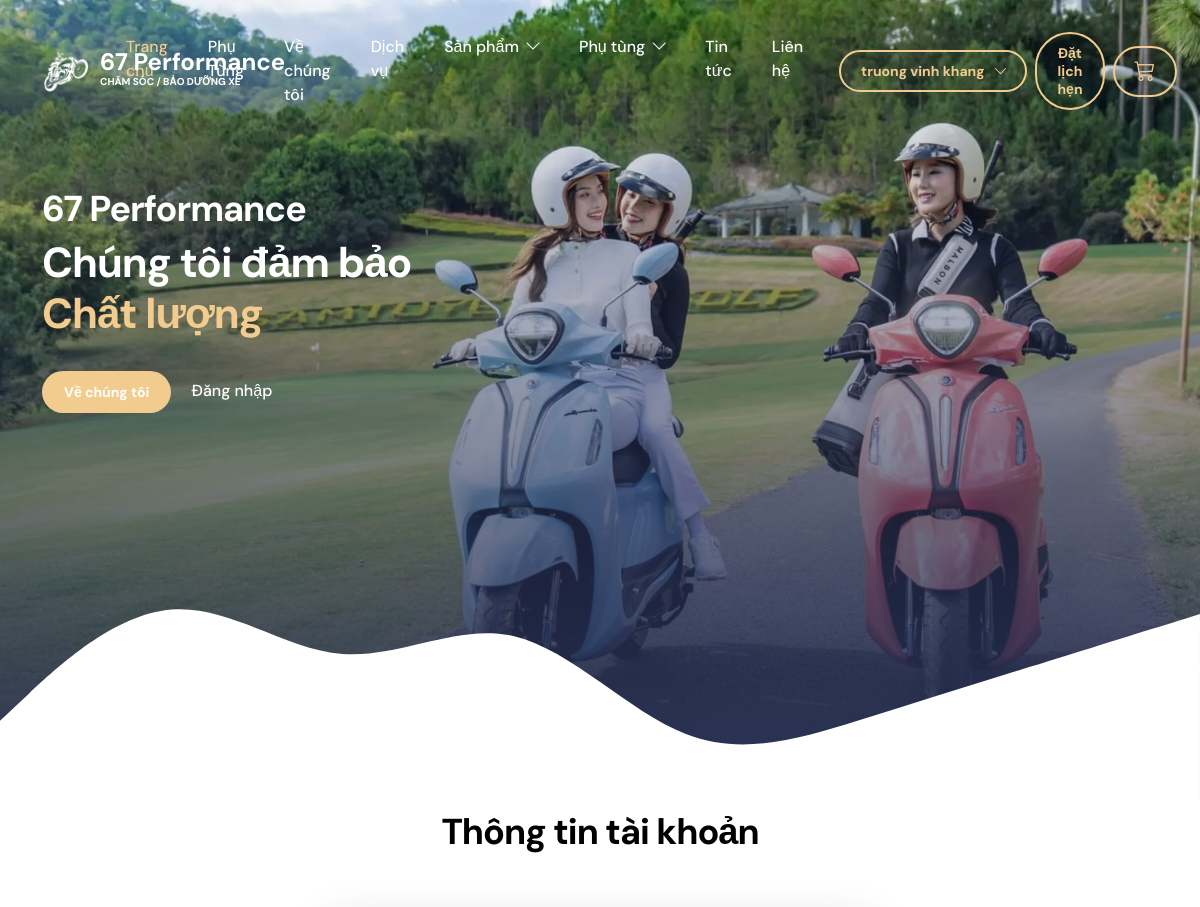
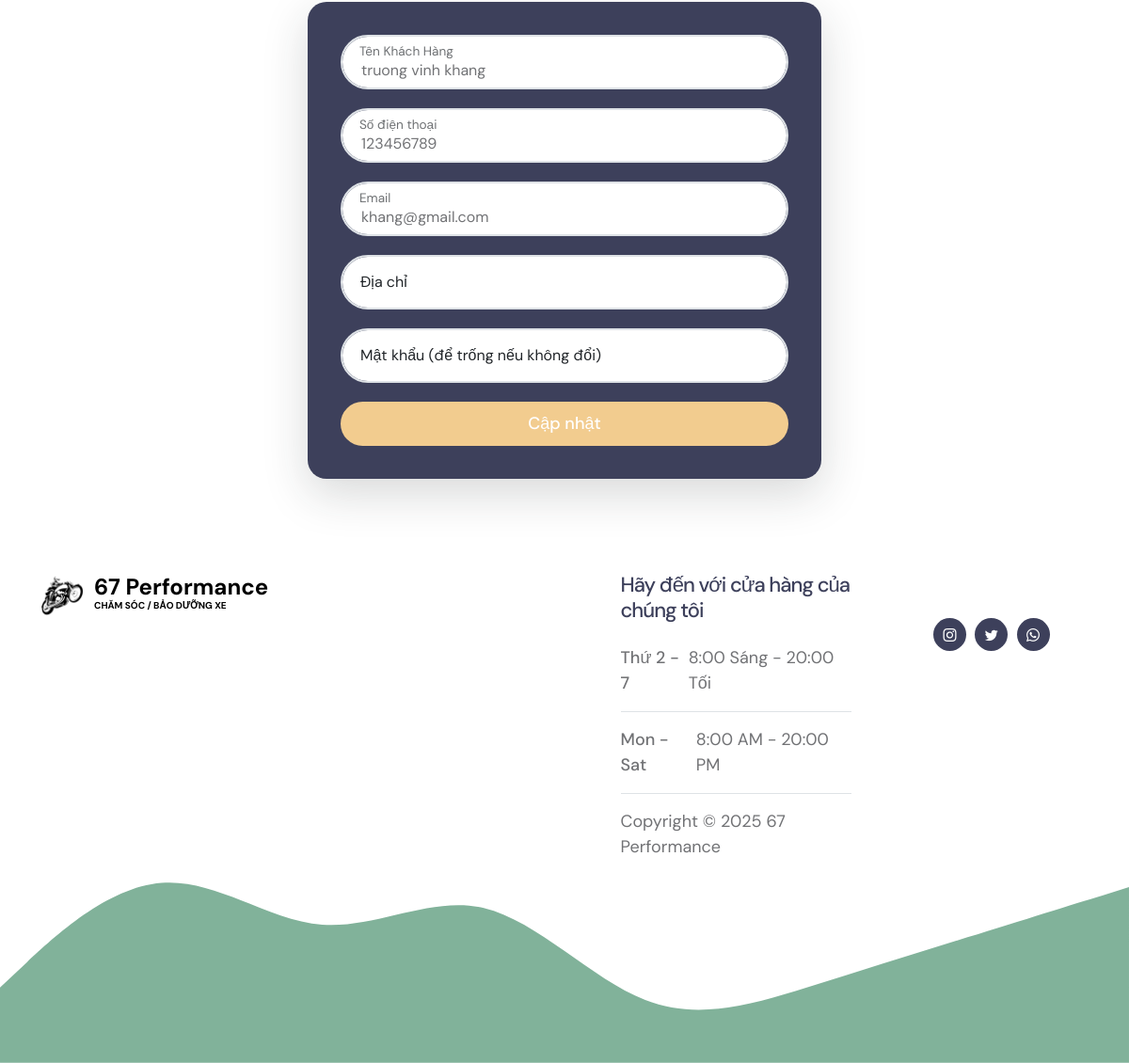
/User/profile.php (signed in), run on the app's committed database (2 pictures, top to bottom).
### tables this page shows
CREATE TABLE `khachhang` (
  `MaKH` int(11) NOT NULL,
  `TenKH` varchar(100) DEFAULT NULL,
  `Email` varchar(30) DEFAULT NULL,
  `MatKhau` varchar(255) DEFAULT NULL,
  `DiaChi` text DEFAULT NULL,
  `SDT` varchar(10) DEFAULT NULL,
  `TrangThai` enum('hoat_dong','bi_khoa') DEFAULT NULL,
  `Reset_token` text DEFAULT NULL,
  `admin_AdminID` int(11) DEFAULT NULL
);

### User/model/userModel.php (called while the page is built, shortened)
<?php
class UserModel {
    public function findByName($TenKH) {
        $dbConn = new ConnectDb("localhost:3306", "root", "", "quanlybaoduongxe");
        $conn = $dbConn->connect();
        $sql = "SELECT * FROM khachhang WHERE TenKH = :TenKH";
        $stmt = $conn->prepare($sql);
        $stmt->bindParam(':TenKH', $TenKH);
        $stmt->execute();
        $result = $stmt->fetch(PDO::FETCH_ASSOC);
        return $result;
    }
}
?>

### User/layouts/profile/profile.php (the view, shortened to what this page needs)
<section class="membership-section section-padding" id="section_profile">
    <div class="container">
        <div class="row">
            <div class="col-lg-12 col-12 text-center mx-auto mb-lg-5 mb-4">
                <h2><span>Thông tin</span> tài khoản</h2>
            </div>
            <div class="col-lg-6 col-12 mx-auto">
                <form action="./controller/user_controller.php" method="POST" class="custom-form membership-form shadow-lg" role="form">
                    <div class="form-floating mb-3">
                        <input type="text" name="TenKH" id="TenKH" class="form-control" placeholder="Tên Khách Hàng" required value="<?php echo htmlspecialchars($user['TenKH']); ?>">
                        <label for="TenKH">Tên Khách Hàng</label>
                    </div>
                    <div class="form-floating mb-3">
                        <input type="text" name="SDT" id="SDT" class="form-control" placeholder="Số điện thoại" required value="<?php echo htmlspecialchars($user['SDT']); ?>">
                        <label for="SDT">Số điện thoại</label>
                    </div>
                    <div class="form-floating mb-3">
                        <input type="email" name="Email" id="Email" class="form-control" placeholder="Email" required value="<?php echo htmlspecialchars($user['Email']); ?>">
                        <label for="Email">Email</label>
                    </div>
                    <div class="form-floating mb-3">
                        <input type="text" name="DiaChi" id="DiaChi" class="form-control" placeholder="Địa chỉ" value="<?php echo htmlspecialchars($user['DiaChi']); ?>">
                        <label for="DiaChi">Địa chỉ</label>
                    </div>
                    <div class="form-floating mb-3">
                        <input type="password" name="MatKhau" id="MatKhau" class="form-control" placeholder="Mật khẩu" value="">
                        <label for="MatKhau">Mật khẩu (để trống nếu không đổi)</label>
                    </div>
                    <button type="submit" name="update" class="form-control">Cập nhật</button>
                </form>
            </div>
        </div>
    </div>
</section>

### User/css/templatemo-tiya-golf-club.css (style rules this page uses)
:root { --white-color: #ffffff; --primary-color: #81B29A; --secondary-color: #3D405B; --section-bg-color: #F4F1DE; --custom-btn-bg-color: #F2CC8F; --custom-btn-bg-hover-color: #E07A5F; --dark-color: #000000; --p-color: #717275; --link-hover-color: #F2CC8F; --body-font-family: 'DM Sans', sans-serif; --h1-font-size: 42px; --h2-font-size: 36px; --h3-font-size: 28px; --h4-font-size: 24px; --h5-font-size: 22px; --h6-font-size: 20px; --p-font-size: 18px; --menu-font-size: 16px; --btn-font-size: 14px; --border-radius-large: 100px; --border-radius-medium: 20px; --border-radius-small: 10px; --font-weight-normal: 400; --font-weight-medium: 500; --font-weight-bold: 700; }
body { background-color: var(--white-color); font-family: var(--body-font-family); }
h2, h3, h4, h5, h6 { color: var(--dark-color); }
h1, h2, h3, h4, h5, h6 { font-weight: var(--font-weight-medium); letter-spacing: -1px; }
h2 { font-size: var(--h2-font-size); font-weight: var(--font-weight-bold); }
a, button { touch-action: manipulation; transition: all 0.3s; }
.section-padding { padding-top: 100px; padding-bottom: 100px; }
.membership-section .container { position: relative; z-index: 2; }
.membership-form { background-color: var(--secondary-color); border-radius: var(--border-radius-medium); padding: 35px; }
.custom-form .form-control { border-radius: var(--border-radius-large); border-width: 2px; box-shadow: none; color: var(--p-color); margin-bottom: 20px; padding: 10px; padding-left: 20px; outline: none; }
.form-floating>label { padding-left: 20px; }
.custom-form button[type="submit"] { background: var(--custom-btn-bg-color); border: none; border-radius: var(--border-radius-large); color: var(--white-color); font-size: var(--p-font-size); font-weight: var(--font-weight-medium); transition: all 0.3s; margin-bottom: 0; padding-left: 10px; }

### data on the page
khachhang: TenKH "truong vinh khang", SDT "123456789", Email "khang@gmail.com"

### other printed values
$_SESSION['TenKH'] "truong vinh khang"
